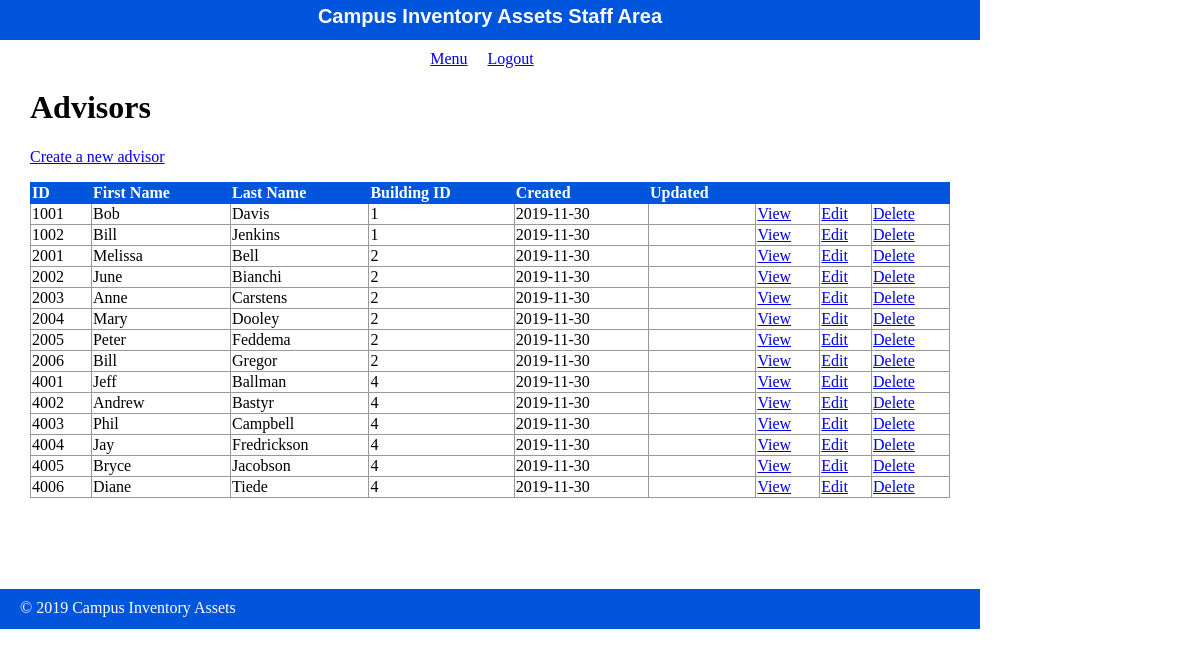
/admin/advisor/index.php, run on the app's committed database.
### tables this page shows
create table advisor(
    advisor_id int(4) Primary Key,
    advisor_fname VARCHAR(10),
    advisor_lname VARCHAR(25),
    building_id int(4),
    advis_create_date date,
    advis_update_date date,
    FOREIGN KEY(building_id) REFERENCES building(building_id)
);

### private/functions.php (called while the page is built, shortened)
<?php
$db = db_connect();
function url_for($script_path) {
  return WWW_ROOT . $script_path;
}
function u($string="") {
  return urlencode($string);
}
function h($string="") {
  return htmlspecialchars($string);
}
function query($sql){
  global $db;
  $result = mysqli_query($db, $sql);
  return $result;
}
?>

### public/admin/advisor/index.php (the view, shortened to what this page needs)
<?php
include(SHARED_PATH . '/admin_header.php');
$sql = "select * from advisor";
$advisor_set = query($sql);
?>
<div id="content">
  <div class="pages listing">
    <h1>Advisors</h1>
    <div class="actions">
      <a class="action" href="<?php echo url_for('/admin/advisor/new.php'); ?>">Create a new advisor</a>
    </div>
  	<table class="list">
  	  <tr>
        <th>ID</th>
        <th>First Name</th>
        <th>Last Name</th>
        <th>Building ID</th>
  	    <th>Created</th>
        <th>Updated</th>
  	    <th>&nbsp;</th>
  	    <th>&nbsp;</th>
        <th>&nbsp;</th>
  	  </tr>
      <?php while($index = mysqli_fetch_assoc($advisor_set)) { ?>
        <tr>
          <td><?php echo h($index['advisor_id']); ?></td>
          <td><?php echo h($index['advisor_fname']); ?></td>
    	    <td><?php echo h($index['advisor_lname']); ?></td>
          <td><?php echo h($index['building_id']); ?></td>
          <td><?php echo h($index['advis_create_date']); ?></td>
          <td><?php echo h($index['advis_update_date']); ?></td>
          <td><a class="action" href="<?php echo url_for('/admin/adivsor/show.php?id=' . h(u($index['advisor_id']))); ?>">View</a></td>
          <td><a class="action" href="<?php echo url_for('/admin/adivsor/edit.php?id=' . h(u($index['advisor_id']))); ?>">Edit</a></td>
          <td><a class="action" href="<?php echo url_for('/admin/adivsor/delete.php?id=' . h(u($index['advisor_id']))); ?>">Delete</a></td>
    	  </tr>
      <?php } ?>
  	</table>
  </div>
</div>
<?php include(SHARED_PATH . '/admin_footer.php'); ?>

### private/shared/admin_header.php (shortened to what this page needs)
<!doctype html>
<html lang="en">
  <head>
    <link rel="stylesheet" media="all" href="<?php echo url_for('/stylesheets/staff.css'); ?>" />
  </head>
  <body>
    <header>
      <h1>Campus Inventory Assets Staff Area</h1>
    </header>
    <navigation>
      <ul>
        <li><a href="<?php echo url_for('/admin/index.php'); ?>">Menu</a></li>
        <li><a href="<?php echo url_for('/index.php'); ?>">Logout</a></li>
      </ul>
    </navigation>

### private/shared/admin_footer.php (shortened to what this page needs)
<footer>
  &copy; <?php echo date('Y'); ?> Campus Inventory Assets
</footer>
</body>
</html>

### public/stylesheets/staff.css (style rules this page uses)
html { height: 100%; width: 100%; }
body { height: 980px; width: 100%; margin: 0; padding: 0; }
header { width: 980px; height: 40px; margin: 0 0 10px 0; padding: 0; background: #0055DD; color: white; }
header h1 { margin: 0; padding: 5px; font-size: 20px; font-family: Verdana, Arial, Helvetica, sans-serif; text-align: center; }
navigation { width: 980px; margin: 0; padding: 0; text-align: center; }
navigation ul { width: 980px; list-style: none; padding: 0; margin: 0; }
navigation ul li { display: inline; margin-right: 1em; }
#content { width: 920px; min-height: 500px; padding: 0 30px; }
footer { width: 940px; height: 20px; margin: 0 0 10px 0; padding: 10px 20px; background: #0055DD; color: white; }
.actions { margin-bottom: 1em; }
table { border-collapse: collapse; vertical-align: top; }
table.list { width: 100%; }
table.list tr td { border: 1px solid #999999; }
table.list tr th { border: 1px solid #0055DD; background: #0055DD; color: white; text-align: left; }

### data on the page
advisor: advisor_id "1001", advisor_fname "Bob", advisor_lname "Davis", building "1", advis_create_date "2019-11-30"
advisor: advisor_id "1002", advisor_fname "Bill", advisor_lname "Jenkins", building "1", advis_create_date "2019-11-30"
advisor: advisor_id "2001", advisor_fname "Melissa", advisor_lname "Bell", building "2", advis_create_date "2019-11-30"
advisor: advisor_id "2002", advisor_fname "June", advisor_lname "Bianchi", building "2", advis_create_date "2019-11-30"
advisor: advisor_id "2003", advisor_fname "Anne", advisor_lname "Carstens", building "2", advis_create_date "2019-11-30"
advisor: advisor_id "2004", advisor_fname "Mary", advisor_lname "Dooley", building "2", advis_create_date "2019-11-30"
advisor: advisor_id "2005", advisor_fname "Peter", advisor_lname "Feddema", building "2", advis_create_date "2019-11-30"
advisor: advisor_id "2006", advisor_fname "Bill", advisor_lname "Gregor", building "2", advis_create_date "2019-11-30"
advisor: advisor_id "4001", advisor_fname "Jeff", advisor_lname "Ballman", building "4", advis_create_date "2019-11-30"
advisor: advisor_id "4002", advisor_fname "Andrew", advisor_lname "Bastyr", building "4", advis_create_date "2019-11-30"
advisor: advisor_id "4003", advisor_fname "Phil", advisor_lname "Campbell", building "4", advis_create_date "2019-11-30"
advisor: advisor_id "4004", advisor_fname "Jay", advisor_lname "Fredrickson", building "4", advis_create_date "2019-11-30"
advisor: advisor_id "4005", advisor_fname "Bryce", advisor_lname "Jacobson", building "4", advis_create_date "2019-11-30"
advisor: advisor_id "4006", advisor_fname "Diane", advisor_lname "Tiede", building "4", advis_create_date "2019-11-30"
